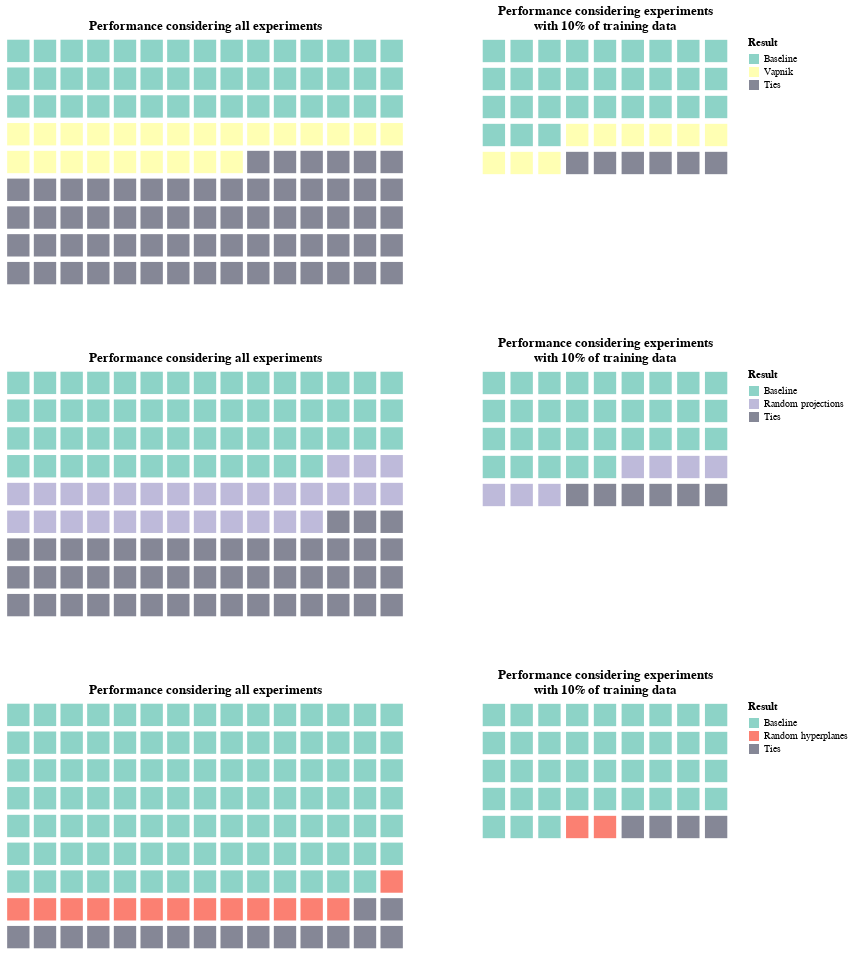

Notebook code for this chart:
### Code cell
colors_dict = {
    'Baseline': '#8dd3c7',
    'Vapnik': '#ffffb3',
    'Random projections': '#bebada',
    'Random hyperplanes': '#fb8072',
    'Tie': '#858796',
}

charts = []

for out_table, small_table in zip(out_tables, out_tables_small):
    
    color_inv_1 = colors_dict[out_table.iloc[0, 0]]
    color_inv_2 = colors_dict[out_table.iloc[0, 1]]

    chart1 = alt.Chart(out_table, title='Performance considering all experiments').transform_calculate(
        row="ceil(datum.id/15)",
        col="datum.id - datum.row*15",
        result=f"datum.result == datum.invariant_1 ? datum.result : (datum.result == datum.invariant_2 ? '\u200b' + datum.result : '\u200b\u200bTies')",
    ).mark_point(
        filled=True,
        size=500,
        shape='square',
        opacity=1.0,
    ).encode(
        x=alt.X("col:O", axis=None),
        y=alt.Y("row:O", axis=None),
        color=alt.Color('result:N', scale=alt.Scale(range=[color_inv_1, color_inv_2, colors_dict['Tie']])),
        tooltip=alt.Tooltip(['result:N', 'train_size:N']),
        strokeWidth=alt.StrokeWidthValue(0),
    ).properties(
        width=400,
        height=250
    )
    
    chart2 = alt.Chart(small_table, title=['Performance considering experiments', 'with 10% of training data']).transform_calculate(
        row="ceil(datum.id/9)",
        col="datum.id - datum.row*9",
        result=f"datum.result == datum.invariant_1 ? datum.result : (datum.result == datum.invariant_2 ? '\u200b' + datum.result : '\u200b\u200bTies')",
    ).mark_point(
        filled=True,
        size=500,
        shape='square',
        opacity=1.0,
    ).encode(
        x=alt.X("col:O", axis=None),
        y=alt.Y("row:O", axis=None),
        color=alt.Color('result:N', scale=alt.Scale(range=[color_inv_1, color_inv_2, colors_dict['Tie']]), legend=alt.Legend(title='Result', orient="right")),
        tooltip=alt.Tooltip(['result:N']),
        strokeWidth=alt.StrokeWidthValue(0),
    ).properties(
        width=250,
        height=140
    )
    
    chart = alt.hconcat(chart1, chart2, spacing=75)
    
    charts.append(chart)

alt.vconcat(*charts[:3], spacing=50).resolve_scale(
    color='independent'
).configure_view(
    stroke=None,
)

### Figure 1 — Vega-Lite specification as saved in the notebook (floating-point values rounded to 4 significant figures; data arrays with more than 128 entries replaced by an {"elided": "..."} marker saying what was removed)
{"config": {"view": {"continuousWidth": 400, "continuousHeight": 300, "stroke": null}}, "vconcat": [{"hconcat": [{"data": {"name": "data-48841599175ad17fd1f907e309fcc16a"}, "mark": {"type": "point", "filled": true, "opacity": 1.0, "shape": "square", "size": 500}, "encoding": {"color": {"field": "result", "scale": {"range": ["#8dd3c7", "#ffffb3", "#858796"]}, "type": "nominal"}, "strokeWidth": {"value": 0}, "tooltip": [{"field": "result", "type": "nominal"}, {"field": "train_size", "type": "nominal"}], "x": {"axis": null, "field": "col", "type": "ordinal"}, "y": {"axis": null, "field": "row", "type": "ordinal"}}, "height": 250, "title": "Performance considering all experiments", "transform": [{"calculate": "ceil(datum.id/15)", "as": "row"}, {"calculate": "datum.id - datum.row*15", "as": "col"}, {"calculate": "datum.result == datum.invariant_1 ? datum.result : (datum.result == datum.invariant_2 ? '' + datum.result : 'Ties')", "as": "result"}], "width": 400}, {"data": {"name": "data-3139bb4b93a48e6d9b690d00e8e9c696"}, "mark": {"type": "point", "filled": true, "opacity": 1.0, "shape": "square", "size": 500}, "encoding": {"color": {"field": "result", "legend": {"orient": "right", "title": "Result"}, "scale": {"range": ["#8dd3c7", "#ffffb3", "#858796"]}, "type": "nominal"}, "strokeWidth": {"value": 0}, "tooltip": [{"field": "result", "type": "nominal"}], "x": {"axis": null, "field": "col", "type": "ordinal"}, "y": {"axis": null, "field": "row", "type": "ordinal"}}, "height": 140, "title": ["Performance considering experiments", "with 10% of training data"], "transform": [{"calculate": "ceil(datum.id/9)", "as": "row"}, {"calculate": "datum.id - datum.row*9", "as": "col"}, {"calculate": "datum.result == datum.invariant_1 ? datum.result : (datum.result == datum.invariant_2 ? '' + datum.result : 'Ties')", "as": "result"}], "width": 250}], "spacing": 75}, {"hconcat": [{"data": {"name": "data-fbea5f8cb1b7d6fae60ca29d8eee4789"}, "mark": {"type": "point", "filled": true, "opacity": 1.0, "shape": "square", "size": 500}, "encoding": {"color": {"field": "result", "scale": {"range": ["#8dd3c7", "#bebada", "#858796"]}, "type": "nominal"}, "strokeWidth": {"value": 0}, "tooltip": [{"field": "result", "type": "nominal"}, {"field": "train_size", "type": "nominal"}], "x": {"axis": null, "field": "col", "type": "ordinal"}, "y": {"axis": null, "field": "row", "type": "ordinal"}}, "height": 250, "title": "Performance considering all experiments", "transform": [{"calculate": "ceil(datum.id/15)", "as": "row"}, {"calculate": "datum.id - datum.row*15", "as": "col"}, {"calculate": "datum.result == datum.invariant_1 ? datum.result : (datum.result == datum.invariant_2 ? '' + datum.result : 'Ties')", "as": "result"}], "width": 400}, {"data": {"name": "data-f604ba9a2e9e05a0fa345a04687b0c78"}, "mark": {"type": "point", "filled": true, "opacity": 1.0, "shape": "square", "size": 500}, "encoding": {"color": {"field": "result", "legend": {"orient": "right", "title": "Result"}, "scale": {"range": ["#8dd3c7", "#bebada", "#858796"]}, "type": "nominal"}, "strokeWidth": {"value": 0}, "tooltip": [{"field": "result", "type": "nominal"}], "x": {"axis": null, "field": "col", "type": "ordinal"}, "y": {"axis": null, "field": "row", "type": "ordinal"}}, "height": 140, "title": ["Performance considering experiments", "with 10% of training data"], "transform": [{"calculate": "ceil(datum.id/9)", "as": "row"}, {"calculate": "datum.id - datum.row*9", "as": "col"}, {"calculate": "datum.result == datum.invariant_1 ? datum.result : (datum.result == datum.invariant_2 ? '' + datum.result : 'Ties')", "as": "result"}], "width": 250}], "spacing": 75}, {"hconcat": [{"data": {"name": "data-0fa138d26c64a2cbf77f3bc231811395"}, "mark": {"type": "point", "filled": true, "opacity": 1.0, "shape": "square", "size": 500}, "encoding": {"color": {"field": "result", "scale": {"range": ["#8dd3c7", "#fb8072", "#858796"]}, "type": "nominal"}, "strokeWidth": {"value": 0}, "tooltip": [{"field": "result", "type": "nominal"}, {"field": "train_size", "type": "nominal"}], "x": {"axis": null, "field": "col", "type": "ordinal"}, "y": {"axis": null, "field": "row", "type": "ordinal"}}, "height": 250, "title": "Performance considering all experiments", "transform": [{"calculate": "ceil(datum.id/15)", "as": "row"}, {"calculate": "datum.id - datum.row*15", "as": "col"}, {"calculate": "datum.result == datum.invariant_1 ? datum.result : (datum.result == datum.invariant_2 ? '' + datum.result : 'Ties')", "as": "result"}], "width": 400}, {"data": {"name": "data-4b9065b03f72320fc9a63bbeebf6f0e0"}, "mark": {"type": "point", "filled": true, "opacity": 1.0, "shape": "square", "size": 500}, "encoding": {"color": {"field": "result", "legend": {"orient": "right", "title": "Result"}, "scale": {"range": ["#8dd3c7", "#fb8072", "#858796"]}, "type": "nominal"}, "strokeWidth": {"value": 0}, "tooltip": [{"field": "result", "type": "nominal"}], "x": {"axis": null, "field": "col", "type": "ordinal"}, "y": {"axis": null, "field": "row", "type": "ordinal"}}, "height": 140, "title": ["Performance considering experiments", "with 10% of training data"], "transform": [{"calculate": "ceil(datum.id/9)", "as": "row"}, {"calculate": "datum.id - datum.row*9", "as": "col"}, {"calculate": "datum.result == datum.invariant_1 ? datum.result : (datum.result == datum.invariant_2 ? '' + datum.result : 'Ties')", "as": "result"}], "width": 250}], "spacing": 75}], "resolve": {"scale": {"color": "independent"}}, "spacing": 50, "$schema": "https://vega.github.io/schema/vega-lite/v4.17.0.json", "datasets": {"data-48841599175ad17fd1f907e309fcc16a": {"elided": "135 records"}, "data-3139bb4b93a48e6d9b690d00e8e9c696": [{"invariant_1": "Baseline", "invariant_2": "Vapnik", "result": "Baseline", "id": 1, "train_size": 0.1}, {"invariant_1": "Baseline", "invariant_2": "Vapnik", "result": "Baseline", "id": 2, "train_size": 0.1}, {"invariant_1": "Baseline", "invariant_2": "Vapnik", "result": "Baseline", "id": 3, "train_size": 0.1}, {"invariant_1": "Baseline", "invariant_2": "Vapnik", "result": "Baseline", "id": 4, "train_size": 0.1}, {"invariant_1": "Baseline", "invariant_2": "Vapnik", "result": "Baseline", "id": 5, "train_size": 0.1}, {"invariant_1": "Baseline", "invariant_2": "Vapnik", "result": "Baseline", "id": 6, "train_size": 0.1}, {"invariant_1": "Baseline", "invariant_2": "Vapnik", "result": "Baseline", "id": 7, "train_size": 0.1}, {"invariant_1": "Baseline", "invariant_2": "Vapnik", "result": "Baseline", "id": 8, "train_size": 0.1}, {"invariant_1": "Baseline", "invariant_2": "Vapnik", "result": "Baseline", "id": 9, "train_size": 0.1}, {"invariant_1": "Baseline", "invariant_2": "Vapnik", "result": "Baseline", "id": 10, "train_size": 0.1}, {"invariant_1": "Baseline", "invariant_2": "Vapnik", "result": "Baseline", "id": 11, "train_size": 0.1}, {"invariant_1": "Baseline", "invariant_2": "Vapnik", "result": "Baseline", "id": 12, "train_size": 0.1}, {"invariant_1": "Baseline", "invariant_2": "Vapnik", "result": "Baseline", "id": 13, "train_size": 0.1}, {"invariant_1": "Baseline", "invariant_2": "Vapnik", "result": "Baseline", "id": 14, "train_size": 0.1}, {"invariant_1": "Baseline", "invariant_2": "Vapnik", "result": "Baseline", "id": 15, "train_size": 0.1}, {"invariant_1": "Baseline", "invariant_2": "Vapnik", "result": "Baseline", "id": 16, "train_size": 0.1}, {"invariant_1": "Baseline", "invariant_2": "Vapnik", "result": "Baseline", "id": 17, "train_size": 0.1}, {"invariant_1": "Baseline", "invariant_2": "Vapnik", "result": "Baseline", "id": 18, "train_size": 0.1}, {"invariant_1": "Baseline", "invariant_2": "Vapnik", "result": "Baseline", "id": 19, "train_size": 0.1}, {"invariant_1": "Baseline", "invariant_2": "Vapnik", "result": "Baseline", "id": 20, "train_size": 0.1}, {"invariant_1": "Baseline", "invariant_2": "Vapnik", "result": "Baseline", "id": 21, "train_size": 0.1}, {"invariant_1": "Baseline", "invariant_2": "Vapnik", "result": "Baseline", "id": 22, "train_size": 0.1}, {"invariant_1": "Baseline", "invariant_2": "Vapnik", "result": "Baseline", "id": 23, "train_size": 0.1}, {"invariant_1": "Baseline", "invariant_2": "Vapnik", "result": "Baseline", "id": 24, "train_size": 0.1}, {"invariant_1": "Baseline", "invariant_2": "Vapnik", "result": "Baseline", "id": 25, "train_size": 0.1}, {"invariant_1": "Baseline", "invariant_2": "Vapnik", "result": "Baseline", "id": 26, "train_size": 0.1}, {"invariant_1": "Baseline", "invariant_2": "Vapnik", "result": "Baseline", "id": 27, "train_size": 0.1}, {"invariant_1": "Baseline", "invariant_2": "Vapnik", "result": "Baseline", "id": 28, "train_size": 0.1}, {"invariant_1": "Baseline", "invariant_2": "Vapnik", "result": "Baseline", "id": 29, "train_size": 0.1}, {"invariant_1": "Baseline", "invariant_2": "Vapnik", "result": "Baseline", "id": 30, "train_size": 0.1}, {"invariant_1": "Baseline", "invariant_2": "Vapnik", "result": "Vapnik", "id": 31, "train_size": 0.1}, {"invariant_1": "Baseline", "invariant_2": "Vapnik", "result": "Vapnik", "id": 32, "train_size": 0.1}, {"invariant_1": "Baseline", "invariant_2": "Vapnik", "result": "Vapnik", "id": 33, "train_size": 0.1}, {"invariant_1": "Baseline", "invariant_2": "Vapnik", "result": "Vapnik", "id": 34, "train_size": 0.1}, {"invariant_1": "Baseline", "invariant_2": "Vapnik", "result": "Vapnik", "id": 35, "train_size": 0.1}, {"invariant_1": "Baseline", "invariant_2": "Vapnik", "result": "Vapnik", "id": 36, "train_size": 0.1}, {"invariant_1": "Baseline", "invariant_2": "Vapnik", "result": "Vapnik", "id": 37, "train_size": 0.1}, {"invariant_1": "Baseline", "invariant_2": "Vapnik", "result": "Vapnik", "id": 38, "train_size": 0.1}, {"invariant_1": "Baseline", "invariant_2": "Vapnik", "result": "Vapnik", "id": 39, "train_size": 0.1}, {"invariant_1": "Baseline", "invariant_2": "Vapnik", "result": "Tie", "id": 40, "train_size": 0.1}, {"invariant_1": "Baseline", "invariant_2": "Vapnik", "result": "Tie", "id": 41, "train_size": 0.1}, {"invariant_1": "Baseline", "invariant_2": "Vapnik", "result": "Tie", "id": 42, "train_size": 0.1}, {"invariant_1": "Baseline", "invariant_2": "Vapnik", "result": "Tie", "id": 43, "train_size": 0.1}, {"invariant_1": "Baseline", "invariant_2": "Vapnik", "result": "Tie", "id": 44, "train_size": 0.1}, {"invariant_1": "Baseline", "invariant_2": "Vapnik", "result": "Tie", "id": 45, "train_size": 0.1}], "data-fbea5f8cb1b7d6fae60ca29d8eee4789": {"elided": "135 records"}, "data-f604ba9a2e9e05a0fa345a04687b0c78": [{"invariant_1": "Baseline", "invariant_2": "Random projections", "result": "Baseline", "id": 1, "train_size": 0.1}, {"invariant_1": "Baseline", "invariant_2": "Random projections", "result": "Baseline", "id": 2, "train_size": 0.1}, {"invariant_1": "Baseline", "invariant_2": "Random projections", "result": "Baseline", "id": 3, "train_size": 0.1}, {"invariant_1": "Baseline", "invariant_2": "Random projections", "result": "Baseline", "id": 4, "train_size": 0.1}, {"invariant_1": "Baseline", "invariant_2": "Random projections", "result": "Baseline", "id": 5, "train_size": 0.1}, {"invariant_1": "Baseline", "invariant_2": "Random projections", "result": "Baseline", "id": 6, "train_size": 0.1}, {"invariant_1": "Baseline", "invariant_2": "Random projections", "result": "Baseline", "id": 7, "train_size": 0.1}, {"invariant_1": "Baseline", "invariant_2": "Random projections", "result": "Baseline", "id": 8, "train_size": 0.1}, {"invariant_1": "Baseline", "invariant_2": "Random projections", "result": "Baseline", "id": 9, "train_size": 0.1}, {"invariant_1": "Baseline", "invariant_2": "Random projections", "result": "Baseline", "id": 10, "train_size": 0.1}, {"invariant_1": "Baseline", "invariant_2": "Random projections", "result": "Baseline", "id": 11, "train_size": 0.1}, {"invariant_1": "Baseline", "invariant_2": "Random projections", "result": "Baseline", "id": 12, "train_size": 0.1}, {"invariant_1": "Baseline", "invariant_2": "Random projections", "result": "Baseline", "id": 13, "train_size": 0.1}, {"invariant_1": "Baseline", "invariant_2": "Random projections", "result": "Baseline", "id": 14, "train_size": 0.1}, {"invariant_1": "Baseline", "invariant_2": "Random projections", "result": "Baseline", "id": 15, "train_size": 0.1}, {"invariant_1": "Baseline", "invariant_2": "Random projections", "result": "Baseline", "id": 16, "train_size": 0.1}, {"invariant_1": "Baseline", "invariant_2": "Random projections", "result": "Baseline", "id": 17, "train_size": 0.1}, {"invariant_1": "Baseline", "invariant_2": "Random projections", "result": "Baseline", "id": 18, "train_size": 0.1}, {"invariant_1": "Baseline", "invariant_2": "Random projections", "result": "Baseline", "id": 19, "train_size": 0.1}, {"invariant_1": "Baseline", "invariant_2": "Random projections", "result": "Baseline", "id": 20, "train_size": 0.1}, {"invariant_1": "Baseline", "invariant_2": "Random projections", "result": "Baseline", "id": 21, "train_size": 0.1}, {"invariant_1": "Baseline", "invariant_2": "Random projections", "result": "Baseline", "id": 22, "train_size": 0.1}, {"invariant_1": "Baseline", "invariant_2": "Random projections", "result": "Baseline", "id": 23, "train_size": 0.1}, {"invariant_1": "Baseline", "invariant_2": "Random projections", "result": "Baseline", "id": 24, "train_size": 0.1}, {"invariant_1": "Baseline", "invariant_2": "Random projections", "result": "Baseline", "id": 25, "train_size": 0.1}, {"invariant_1": "Baseline", "invariant_2": "Random projections", "result": "Baseline", "id": 26, "train_size": 0.1}, {"invariant_1": "Baseline", "invariant_2": "Random projections", "result": "Baseline", "id": 27, "train_size": 0.1}, {"invariant_1": "Baseline", "invariant_2": "Random projections", "result": "Baseline", "id": 28, "train_size": 0.1}, {"invariant_1": "Baseline", "invariant_2": "Random projections", "result": "Baseline", "id": 29, "train_size": 0.1}, {"invariant_1": "Baseline", "invariant_2": "Random projections", "result": "Baseline", "id": 30, "train_size": 0.1}, {"invariant_1": "Baseline", "invariant_2": "Random projections", "result": "Baseline", "id": 31, "train_size": 0.1}, {"invariant_1": "Baseline", "invariant_2": "Random projections", "result": "Baseline", "id": 32, "train_size": 0.1}, {"invariant_1": "Baseline", "invariant_2": "Random projections", "result": "Random projections", "id": 33, "train_size": 0.1}, {"invariant_1": "Baseline", "invariant_2": "Random projections", "result": "Random projections", "id": 34, "train_size": 0.1}, {"invariant_1": "Baseline", "invariant_2": "Random projections", "result": "Random projections", "id": 35, "train_size": 0.1}, {"invariant_1": "Baseline", "invariant_2": "Random projections", "result": "Random projections", "id": 36, "train_size": 0.1}, {"invariant_1": "Baseline", "invariant_2": "Random projections", "result": "Random projections", "id": 37, "train_size": 0.1}, {"invariant_1": "Baseline", "invariant_2": "Random projections", "result": "Random projections", "id": 38, "train_size": 0.1}, {"invariant_1": "Baseline", "invariant_2": "Random projections", "result": "Random projections", "id": 39, "train_size": 0.1}, {"invariant_1": "Baseline", "invariant_2": "Random projections", "result": "Tie", "id": 40, "train_size": 0.1}, {"invariant_1": "Baseline", "invariant_2": "Random projections", "result": "Tie", "id": 41, "train_size": 0.1}, {"invariant_1": "Baseline", "invariant_2": "Random projections", "result": "Tie", "id": 42, "train_size": 0.1}, {"invariant_1": "Baseline", "invariant_2": "Random projections", "result": "Tie", "id": 43, "train_size": 0.1}, {"invariant_1": "Baseline", "invariant_2": "Random projections", "result": "Tie", "id": 44, "train_size": 0.1}, {"invariant_1": "Baseline", "invariant_2": "Random projections", "result": "Tie", "id": 45, "train_size": 0.1}], "data-0fa138d26c64a2cbf77f3bc231811395": {"elided": "135 records"}, "data-4b9065b03f72320fc9a63bbeebf6f0e0": [{"invariant_1": "Baseline", "invariant_2": "Random hyperplanes", "result": "Baseline", "id": 1, "train_size": 0.1}, {"invariant_1": "Baseline", "invariant_2": "Random hyperplanes", "result": "Baseline", "id": 2, "train_size": 0.1}, {"invariant_1": "Baseline", "invariant_2": "Random hyperplanes", "result": "Baseline", "id": 3, "train_size": 0.1}, {"invariant_1": "Baseline", "invariant_2": "Random hyperplanes", "result": "Baseline", "id": 4, "train_size": 0.1}, {"invariant_1": "Baseline", "invariant_2": "Random hyperplanes", "result": "Baseline", "id": 5, "train_size": 0.1}, {"invariant_1": "Baseline", "invariant_2": "Random hyperplanes", "result": "Baseline", "id": 6, "train_size": 0.1}, {"invariant_1": "Baseline", "invariant_2": "Random hyperplanes", "result": "Baseline", "id": 7, "train_size": 0.1}, {"invariant_1": "Baseline", "invariant_2": "Random hyperplanes", "result": "Baseline", "id": 8, "train_size": 0.1}, {"invariant_1": "Baseline", "invariant_2": "Random hyperplanes", "result": "Baseline", "id": 9, "train_size": 0.1}, {"invariant_1": "Baseline", "invariant_2": "Random hyperplanes", "result": "Baseline", "id": 10, "train_size": 0.1}, {"invariant_1": "Baseline", "invariant_2": "Random hyperplanes", "result": "Baseline", "id": 11, "train_size": 0.1}, {"invariant_1": "Baseline", "invariant_2": "Random hyperplanes", "result": "Baseline", "id": 12, "train_size": 0.1}, {"invariant_1": "Baseline", "invariant_2": "Random hyperplanes", "result": "Baseline", "id": 13, "train_size": 0.1}, {"invariant_1": "Baseline", "invariant_2": "Random hyperplanes", "result": "Baseline", "id": 14, "train_size": 0.1}, {"invariant_1": "Baseline", "invariant_2": "Random hyperplanes", "result": "Baseline", "id": 15, "train_size": 0.1}, {"invariant_1": "Baseline", "invariant_2": "Random hyperplanes", "result": "Baseline", "id": 16, "train_size": 0.1}, {"invariant_1": "Baseline", "invariant_2": "Random hyperplanes", "result": "Baseline", "id": 17, "train_size": 0.1}, {"invariant_1": "Baseline", "invariant_2": "Random hyperplanes", "result": "Baseline", "id": 18, "train_size": 0.1}, {"invariant_1": "Baseline", "invariant_2": "Random hyperplanes", "result": "Baseline", "id": 19, "train_size": 0.1}, {"invariant_1": "Baseline", "invariant_2": "Random hyperplanes", "result": "Baseline", "id": 20, "train_size": 0.1}, {"invariant_1": "Baseline", "invariant_2": "Random hyperplanes", "result": "Baseline", "id": 21, "train_size": 0.1}, {"invariant_1": "Baseline", "invariant_2": "Random hyperplanes", "result": "Baseline", "id": 22, "train_size": 0.1}, {"invariant_1": "Baseline", "invariant_2": "Random hyperplanes", "result": "Baseline", "id": 23, "train_size": 0.1}, {"invariant_1": "Baseline", "invariant_2": "Random hyperplanes", "result": "Baseline", "id": 24, "train_size": 0.1}, {"invariant_1": "Baseline", "invariant_2": "Random hyperplanes", "result": "Baseline", "id": 25, "train_size": 0.1}, {"invariant_1": "Baseline", "invariant_2": "Random hyperplanes", "result": "Baseline", "id": 26, "train_size": 0.1}, {"invariant_1": "Baseline", "invariant_2": "Random hyperplanes", "result": "Baseline", "id": 27, "train_size": 0.1}, {"invariant_1": "Baseline", "invariant_2": "Random hyperplanes", "result": "Baseline", "id": 28, "train_size": 0.1}, {"invariant_1": "Baseline", "invariant_2": "Random hyperplanes", "result": "Baseline", "id": 29, "train_size": 0.1}, {"invariant_1": "Baseline", "invariant_2": "Random hyperplanes", "result": "Baseline", "id": 30, "train_size": 0.1}, {"invariant_1": "Baseline", "invariant_2": "Random hyperplanes", "result": "Baseline", "id": 31, "train_size": 0.1}, {"invariant_1": "Baseline", "invariant_2": "Random hyperplanes", "result": "Baseline", "id": 32, "train_size": 0.1}, {"invariant_1": "Baseline", "invariant_2": "Random hyperplanes", "result": "Baseline", "id": 33, "train_size": 0.1}, {"invariant_1": "Baseline", "invariant_2": "Random hyperplanes", "result": "Baseline", "id": 34, "train_size": 0.1}, {"invariant_1": "Baseline", "invariant_2": "Random hyperplanes", "result": "Baseline", "id": 35, "train_size": 0.1}, {"invariant_1": "Baseline", "invariant_2": "Random hyperplanes", "result": "Baseline", "id": 36, "train_size": 0.1}, {"invariant_1": "Baseline", "invariant_2": "Random hyperplanes", "result": "Baseline", "id": 37, "train_size": 0.1}, {"invariant_1": "Baseline", "invariant_2": "Random hyperplanes", "result": "Baseline", "id": 38, "train_size": 0.1}, {"invariant_1": "Baseline", "invariant_2": "Random hyperplanes", "result": "Baseline", "id": 39, "train_size": 0.1}, {"invariant_1": "Baseline", "invariant_2": "Random hyperplanes", "result": "Random hyperplanes", "id": 40, "train_size": 0.1}, {"invariant_1": "Baseline", "invariant_2": "Random hyperplanes", "result": "Random hyperplanes", "id": 41, "train_size": 0.1}, {"invariant_1": "Baseline", "invariant_2": "Random hyperplanes", "result": "Tie", "id": 42, "train_size": 0.1}, {"invariant_1": "Baseline", "invariant_2": "Random hyperplanes", "result": "Tie", "id": 43, "train_size": 0.1}, {"invariant_1": "Baseline", "invariant_2": "Random hyperplanes", "result": "Tie", "id": 44, "train_size": 0.1}, {"invariant_1": "Baseline", "invariant_2": "Random hyperplanes", "result": "Tie", "id": 45, "train_size": 0.1}]}}
